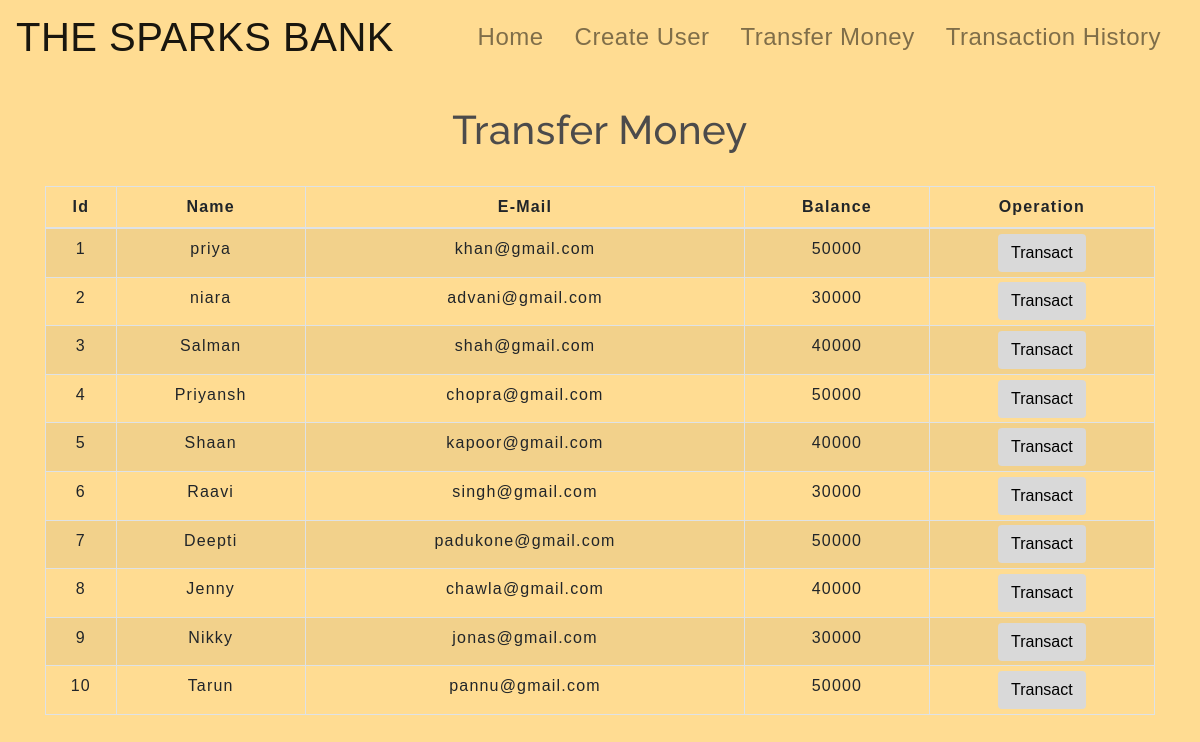
The app's page /transfermoney.php with its own data.
### tables this page shows
CREATE TABLE `users` (
  `id` int(3) NOT NULL,
  `name` text NOT NULL,
  `email` varchar(30) NOT NULL,
  `balance` int(8) NOT NULL
);

### transfermoney.php (the view, shortened to what this page needs)
<!DOCTYPE html>
<html lang="en">
<head>
    <link rel="stylesheet" href="https://maxcdn.bootstrapcdn.com/bootstrap/4.0.0/css/bootstrap.min.css">
    <link rel="stylesheet" type="text/css" href="css/table.css">
    <link rel="stylesheet" type="text/css" href="css/navbar.css">
</head>
<body>
<?php
    include 'config.php';
    $sql = "SELECT * FROM users";
    $result = mysqli_query($conn,$sql);
?>
<?php
  include 'navbar.php';
?>
<div class="container">
        <h2 class="text-center pt-4">Transfer Money</h2>
        <br>
            <div class="row">
                <div class="col">
                    <div class="table-responsive-sm">
                    <table class="table table-hover table-sm table-striped table-condensed table-bordered">
                        <thead vertical-align: bottom;
    border-bottom: 2px solid #1d2124;>
                            <tr>
                            <th scope="col" class="text-center py-2">Id</th>
                            <th scope="col" class="text-center py-2">Name</th>
                            <th scope="col" class="text-center py-2">E-Mail</th>
                            <th scope="col" class="text-center py-2">Balance</th>
                            <th scope="col" class="text-center py-2">Operation</th>
                            </tr>
                        </thead>
                        <tbody>
                <?php
                    while($rows=mysqli_fetch_assoc($result)){
                ?>
                    <tr>
                        <td class="py-2"><?php echo $rows['id'] ?></td>
                        <td class="py-2"><?php echo $rows['name']?></td>
                        <td class="py-2"><?php echo $rows['email']?></td>
                        <td class="py-2"><?php echo $rows['balance']?></td>
                        <td><a href="selecteduserdetail.php?id= <?php echo $rows['id'] ;?>"> <button type="button" class="btn">Transact</button></a></td>
                    </tr>
                <?php
                    }
                ?>
                        </tbody>
                    </table>
                    </div>
                </div>
            </div>
         </div>
</body>
</html>

### navbar.php (shortened to what this page needs)
<div>
      <nav class="navbar navbar-expand-md navbar-light  ">
      <a class="navbar-brand" href="index.php"><h1>THE SPARKS BANK</h1></a>
      <div class="collapse navbar-collapse" id="collapsibleNavbar">
            <ul class="navbar-nav ml-auto">
              <li class="nav-item">
                <a class="nav-link" href="index.php"><h4>Home</h4></a>
              </li>
              <li class="nav-item">
                <a class="nav-link" href="createuser.php"><h4>Create User</h4></a>
              </li>
              <li class="nav-item">
                <a class="nav-link" href="transfermoney.php"><h4>Transfer Money</h4></a>
              </li>
              <li class="nav-item">
                <a class="nav-link" href="transactionhistory.php"><h4>Transaction History</h4></a>
              </li>
          </div>
       </nav>
</div>

### css/table.css (style rules this page uses)
* { padding: 0; margin: 0; box-sizing: border-box; font-family: sans-serif; }
h2 { font-size: 40px; }
table { letter-spacing: 1.2px; border: 1px solid #1d2124; }
td { text-align: center; }
button { border:none; background: #d9d9d9; transition: 1s; }

### css/navbar.css (style rules this page uses)
.nav-link { margin-right: 15px; color:#2F363F; letter-spacing: 0.5px; transition: 0.5s; }
.navbar-brand { color: #4C4B4B; letter-spacing: 0.5px; }
h2 { color: #4C4B4B; letter-spacing: 0.5px; font-family: raleway; }

### transfermoney.php (style rules this page uses)
button { transition: 1.5s; }
body { background: rgba(255, 206, 100, 0.7) }

### records on screen
users: id "1", name "priya", email "khan@gmail.com", balance "50000"
users: id "2", name "niara", email "advani@gmail.com", balance "30000"
users: id "3", name "Salman", email "shah@gmail.com", balance "40000"
users: id "4", name "Priyansh", email "chopra@gmail.com", balance "50000"
users: id "5", name "Shaan", email "kapoor@gmail.com", balance "40000"
users: id "6", name "Raavi", email "singh@gmail.com", balance "30000"
users: id "7", name "Deepti", email "padukone@gmail.com", balance "50000"
users: id "8", name "Jenny", email "chawla@gmail.com", balance "40000"
users: id "9", name "Nikky", email "jonas@gmail.com", balance "30000"
users: id "10", name "Tarun", email "pannu@gmail.com", balance "50000"
